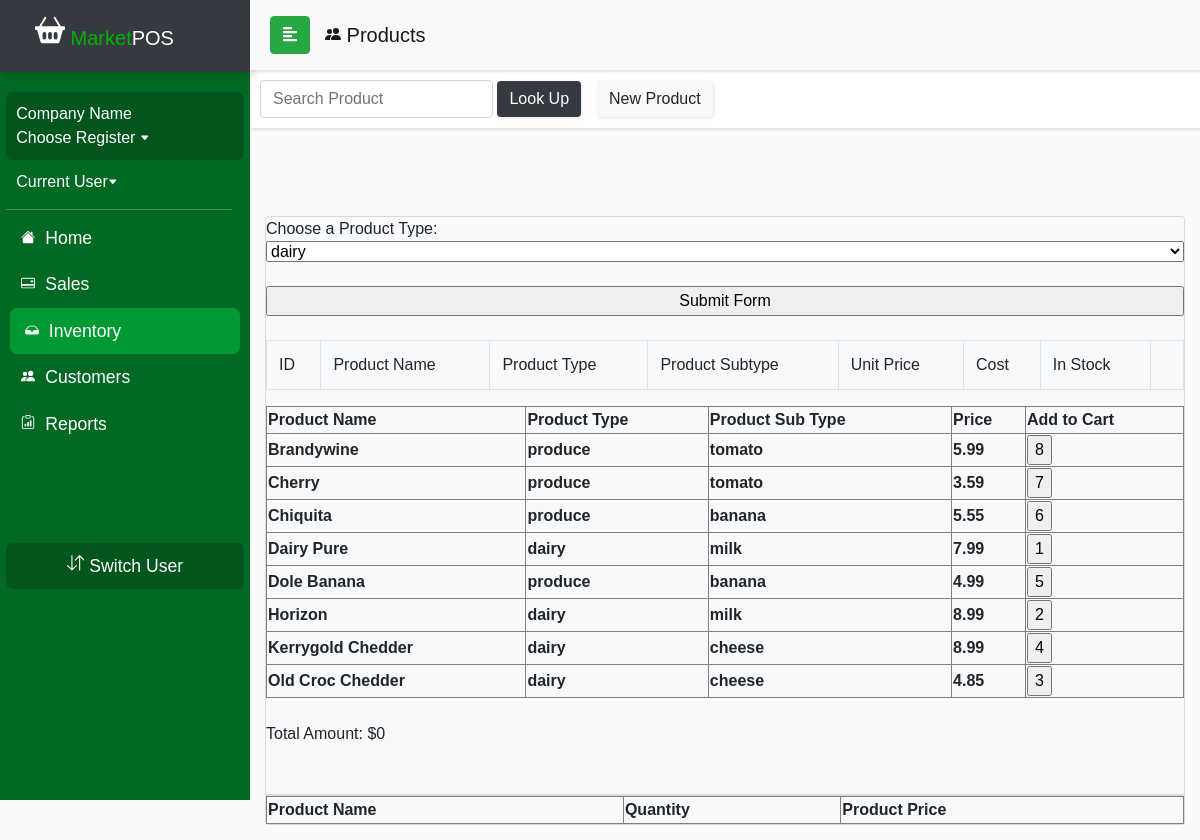
The page /currentDraft/productview.php on the database as committed earlier.
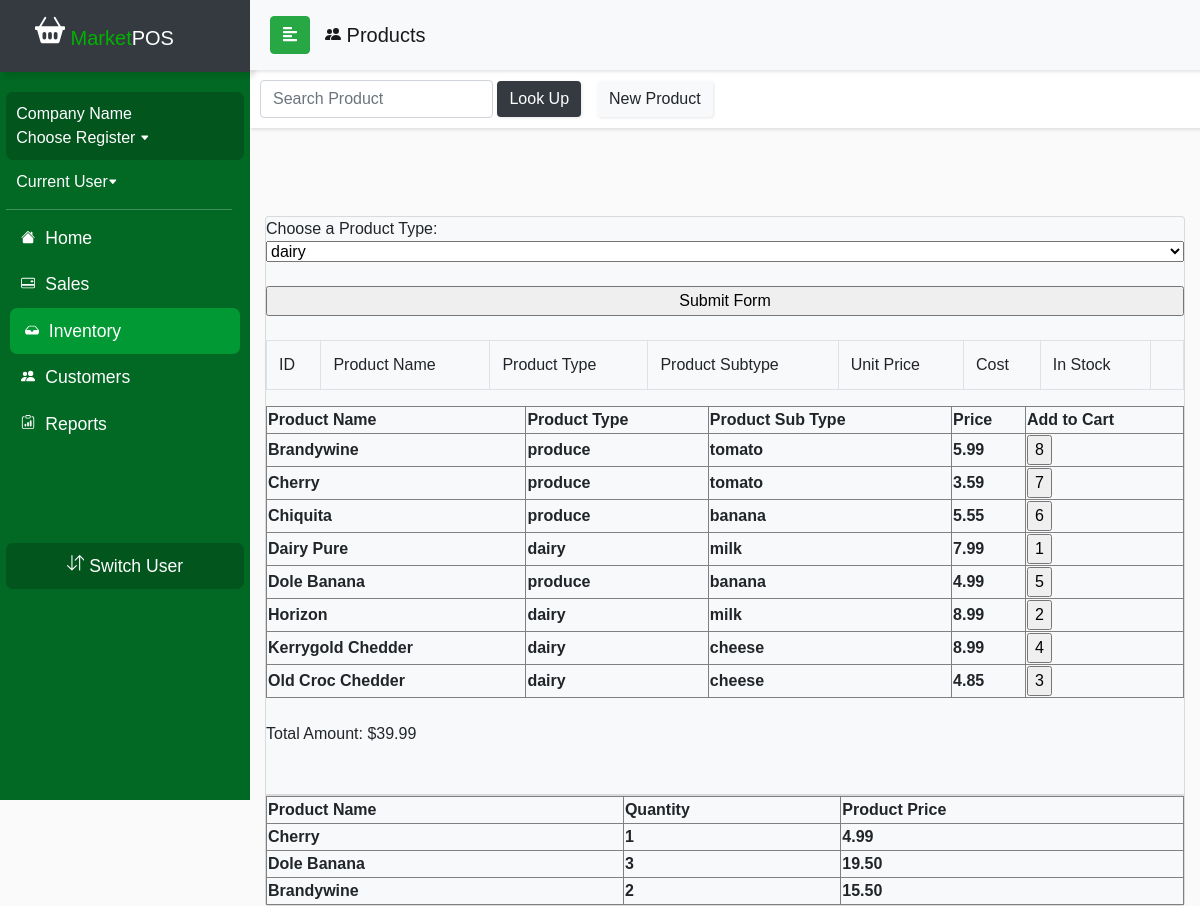
The same page on the database as committed later.
### tables this page shows
CREATE TABLE `product_inventory` (
  `product_id` int(11) NOT NULL,
  `productName` varchar(50) NOT NULL,
  `productType` varchar(50) NOT NULL,
  `productSubType` varchar(50) NOT NULL,
  `unit_price` float NOT NULL,
  `cost` float NOT NULL,
  `in_stock` int(11) NOT NULL,
  `vendor_id` int(11) DEFAULT NULL,
  `OID` int(11) DEFAULT NULL
);

CREATE TABLE `cart_table` (
  `cart_id` int(11) NOT NULL,
  `sale_id` int(11) DEFAULT NULL,
  `qty` int(11) NOT NULL,
  `discount` varchar(50) NOT NULL,
  `cart_purchase` tinyint(1) NOT NULL,
  `product_id` int(11) DEFAULT NULL
);

### currentDraft/productTypeWithTable.php (the view, shortened to what this page needs)
<?php
    include_once('config.php');
    if(isset($_GET['productSubType'])) {
        $query = "SELECT * FROM product_inventory WHERE productSubType = '".$_GET['productSubType']."' AND in_stock != 0 ORDER BY productName";
    }
    else if(isset($_GET['productType'])) {
        $query = "SELECT * FROM product_inventory WHERE productType = '".$_GET['productType']."' AND in_stock != 0 ORDER BY productName";
    } else
        $query = "SELECT * FROM product_inventory WHERE in_stock != 0 ORDER BY productName";
    $result = mysqli_query($conn, $query) or die("Execution Failed");
    $tableCode = "<table border='1' name='product'>";
    $tableCode .= "<tr> <th>Product Name</th> <th>Product Type</th> <th>Product Sub Type</th> <th>Price</th> <th>Add to Cart</th> </tr>";
    while($row = mysqli_fetch_assoc($result)) {
        $tableCode .= "<tr> <th>".$row['productName']."</th> <th>".$row['productType']."</th> <th>"
        .$row['productSubType']."</th><th>".$row['unit_price']."</th><th><input type='submit' name='addToCart' value=".$row['product_id']."
        ></th> </tr>";
    }
    $tableCode .= "</table>";
?>

### currentDraft/productview.php (shortened to what this page needs)
<!DOCTYPE html>
<html>
<head>
  <link rel="stylesheet" href="css/bootstrap.min.css">
  <link rel="stylesheet" href="userStyle2.css">
  <link rel="stylesheet" href="css/jquery.mCustomScrollbar.min.css">
</head>
<body>
 <nav id="sidebar">
        <div class="sidebar-header bg-dark">
            <h1><span><a class="navbar-brand relative-top" href="indexDraft.php">
                        <span style="color: #00b300"> Market</span>POS</a></h1>
        </div>
        <ul class="list-unstyled components">
            <li>
                <div id="usercard">
                    <a href="" style="font-size: 1em;"><?php if(isset($_SESSION['company_name'])&& !empty($_SESSION['company_name'])) {echo $_SESSION['company_name'];} else {echo 'Company Name';} ?></br>Choose Register <svg width=".6em" height=".6em" viewBox="0 0 16 16" class="bi bi-caret-down-fill" fill="currentColor" xmlns="http://www.w3.org/2000/svg">
                            <path d="M7.247 11.14L2.451 5.658C1.885 5.013 2.345 4 3.204 4h9.592a1 1 0 0 1 .753 1.659l-4.796 5.48a1 1 0 0 1-1.506 0z" />
                        </svg></a>
                </div>
            </li>
            <li>
                <a href="employeePinLogin.php" style="font-size: 1em;"><?php if(isset($_SESSION['emp_fname'])&& !empty($_SESSION['emp_lname'])){ echo "" . $_SESSION['emp_fname'] . " " . $_SESSION['emp_lname'] . " ";} else{ echo "Current User";} ?><svg width=".6em" height=".6em" viewBox="0 0 16 16" class="bi bi-caret-down-fill" fill="currentColor" xmlns="http://www.w3.org/2000/svg">
                        <path d="M7.247 11.14L2.451 5.658C1.885 5.013 2.345 4 3.204 4h9.592a1 1 0 0 1 .753 1.659l-4.796 5.48a1 1 0 0 1-1.506 0z" />
                    </svg></a>
            </li>
            <div class="justify-content-center" id="navline"></div>
            <li>
                <a href="accounthomeDraft.php">
                    <span style="padding:5px;">
                        </span> Home</a>
            </li>
            <li>
                <a href="salescontrolpanel.php">
                    <span style="padding:5px;">
                    </span> Sales</a>
            </li>
            <li class="active">
                <a href="inventorycontrol.php">
                    <span style="padding:5px;">
                        </span> Inventory</a>
            </li>
            <li>
                <a href="customercontrol.php">
                    <span style="padding:5px;">
                        </span> Customers</a>
            </li>
            <li>
                <a href="reportsControlPanel.php">
                    <span style="padding:5px;">
                        </span> Reports</a>
            </li>
            <li class="sidebar-footer">
                <div class="text-center" id="usercard">
                    <a role="button" href="employeePinLogin.php"> Switch User</a>
                </div>
            </li>
        </ul>
    </nav>
  <div id="content">
    <nav class="navbar navbar-expand-lg navbar-light bg-light sticky-top" id="locnav">
      <div class="container-fluid">
        <button type="button" id="sidebarCollapse" class="btn btn-success">
          <i class="fas fa-align-left"></i>
        </button>
        <div class="collapse navbar-collapse" id="navbarSupportedContent">
          <ul class="nav navbar-nav mr-auto">
            <a class="navbar-brand" href="productview.php"> Products</a>
          </ul>
        </div>
      </div>
    </nav>
    <nav class="navbar navbar-light" id="salespanel">
      <form class="form-inline" method="post" action="productview.php">
        <div class="nav-item" style="padding: 8px">
          <input class="form-control" name="product" placeholder="Search Product" aria-label="Search">
          <button class="btn btn-dark navbar-btn" name="submit-search"> Look Up</button>
        </div>
        <div class="nav-item mr-auto">
          <a class="btn navbar-btn btn-light" href="productindex.php" role="button"> New Product</a></div>
      </form>
    </nav>
    <div class="container justify-content-center" id="formscreen">
      <div class="row">
        <div class="col m-auto">
          <div class="card mt-5 bg-light">
            <table class="table table-bordered">
              <tr>
                <td> ID </td>
                <td> Product Name </td>
                <td> Product Type </td>
                <td> Product Subtype </td>
                <td> Unit Price </td>
                <td> Cost </td>
                <td> In Stock </td>
                <td> </td>
              </tr>
              <?php include('productForm.php') ?>
              <div class='card mt-5 bg-light'>
              </div>
            </table>
          </div>
        </div>
      </div>
    </div>
</body>
</html>

### currentDraft/productForm.php (shortened to what this page needs)
<form method="get" type="button" action="<?php echo $_SERVER['PHP_SELF'];?>">
    Choose a Product Type:<?php include 'getProductByType.php'; ?>
    <br>
    <input type="submit" name="submit" value="Submit Form">
    <br>
    <?php include 'productTypeWithTable.php'; ?>
</form>
<?php include('addCart.php'); ?>

### currentDraft/getProductByType.php (shortened to what this page needs)
<?php
    include_once('config.php');
    $query = "SELECT DISTINCT productType FROM product_inventory ORDER BY productType";
    $result = mysqli_query($conn, $query) or die("Execution failed");
    $tableCode = "<select name='productType'>";
    while($row = mysqli_fetch_assoc($result)) {
        $isSelected = "";
        $tableCode .= "<option value= ".$row['productType']." ".$isSelected.">".$row['productType']. "</option> \n ";
    }
    $tableCode .= "</select>";
    echo($tableCode);
?>

### currentDraft/addCart.php (shortened to what this page needs)
<form method="get" type="button" action="<?php echo $_SERVER['PHP_SELF'];?>">
    <?php
    echo ($tableCode);
    include('joinCart.php')
    ?>
</form>

### currentDraft/joinCart.php (shortened to what this page needs)
<br>
<?php
    include_once('config.php');
    $query = "SELECT product_inventory.productName, product_inventory.cost, cart_table.qty FROM product_inventory
              INNER JOIN cart_table ON product_inventory.product_id=cart_table.product_id";
    $result = mysqli_query($conn, $query) or die("Execution Failed");
    $cartCode = "<table border='1' name='product'>";
    $cartCode .= "<tr> <th>Product Name</th> <th>Quantity</th> <th>Product Price</th> </tr>";
    while($row = mysqli_fetch_assoc($result)) {
        $newCost = $row['qty'] * $row['cost'];
        $format = number_format($newCost, 2);
        $cartCode .= "<tr> <th>".$row['productName']."</th> <th>".$row['qty']."</th> <th>".$format."</th> </tr>";
    }
    echo($cartCode);
?>
<br>

### currentDraft/userStyle2.css (style rules this page uses)
body { font-family: 'Poppins', sans-serif; background: #fafafa; overflow-y: scroll; overflow-x: hidden; }
a, a:hover, a:focus { color: inherit; text-decoration: none; transition: all 0.3s; }
#locnav { position: fixed; }
#salespanel { padding: 2px 2px; margin-top: 30px; margin-left: 0px; overflow-y: scroll; }
.navbar { width: 100%; padding: 5px 5px; background: #fff; border: none; border-radius: 0; box-shadow: 1px 2px 3px rgba(0, 0, 0, 0.1); }
.navbar-brand { padding: 15px; }
.nav-item { padding: 8px; }
.navbar-btn { box-shadow: 1px 1px 3px rgba(0, 0, 0, 0.1); outline: none !important; border: none; }
#navline { margin-top: 5px; margin-bottom: 5px; width: 95%; height: 1px; border-bottom: 1px solid white; opacity: 25%; box-shadow: 1px 1px 3px rgba(0, 0, 0, 0.1); }
#sidebar { width: 250px; position: fixed; top: 0; left: 0; height: 100vh; z-index: 999; background: #016923; color: #fff; transition: all 0.3s; }
#sidebar .sidebar-header { padding-left: 20px; height: 4.5em; box-shadow: 5px 5px 5px rgba(0, 0, 0, 0.1); }
#sidebar ul.components { padding: 20px 0; margin: auto; width: 95%; }
#sidebar ul li a { padding: 10px; font-size: 1.1em; display: block; }
#sidebar ul li.active > a, a[aria-expanded="true"] { color: #fff; background: #009933; margin: auto; width: 97%; border-radius: 7px; pointer-events: none; }
#usercard { background: #01551d; border-radius: 7px; }
#content { width: calc(100% - 250px); margin-top: 40px; min-height: 100vh; transition: all 0.3s; position: absolute; top: 0; right: 0; }
#formscreen { margin-top: 40px; left: 200px; }

Rows that differ between the two databases and show on the page:
added cart_table: product.productName "Cherry", qty "1", product.cost "4.99"
added cart_table: product.productName "Dole Banana", qty "3", qty.cost "19.50"
added cart_table: product.productName "Brandywine", qty "2", qty.cost "15.50"
Other text that changed with them:
text written by a page script: "Choose a Product Type: Total Amount: $0" → "Choose a Product Type: Total Amount: $39.99"
